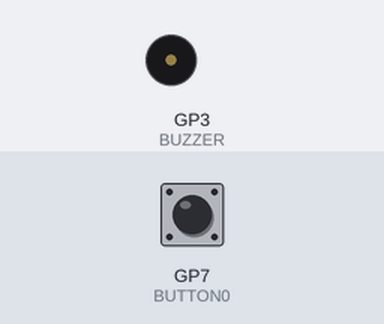
Simulated run of this program. Board: Raspberry Pi Pico. Shown: buzzer (waves = sounding). The test bench sets the inputs (shaded band); at power-on: GP7 (BUTTON0) HIGH.

Above: at 1.2 s.
1.3 s: GP7 (BUTTON0) pulled LOW for 3.2 s
At 1.6 s:
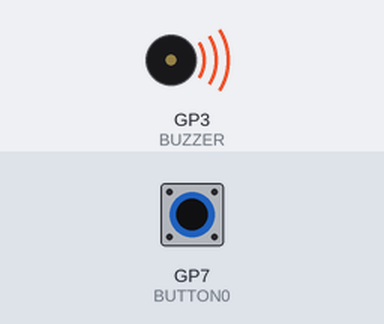
6.0 s: GP7 (BUTTON0) pulled LOW for 0.15 s
At 7.3 s:
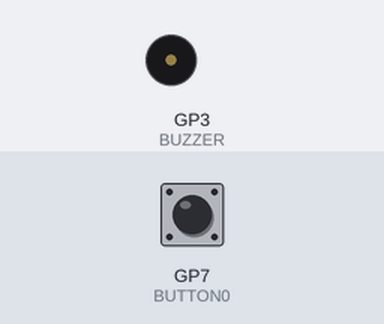
7.8 s: GP7 (BUTTON0) pulled LOW for 1 s
At 9.0 s:
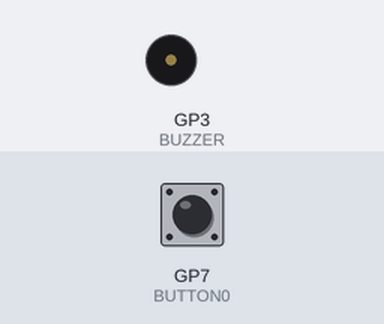
Timing chart, 0 to 16.3 s (numbered marks = the images above; inputs shaded):
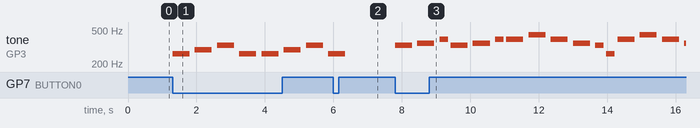

Measured:
- after the input at 1.3 s, tone on GP3 (BUZZER): plays 262 Hz for 0.50 s, 294 Hz for 0.50 s, 330 Hz for 0.50 s, 262 Hz for 0.50 s, 262 Hz for 0.50 s, 294 Hz for 0.50 s … (8 notes in this stretch), starting at once
- after the input at 6.0 s, tone on GP3 (BUZZER): goes on until 6.4 s, then stays silent
- after the input at 7.8 s, tone on GP3 (BUZZER): plays 330 Hz for 0.50 s, 349 Hz for 0.50 s, 392 Hz for 0.25 s, 330 Hz for 0.50 s, 349 Hz for 0.50 s, 392 Hz for 0.25 s … (16 notes in this stretch), starting at once

The program:

main.cpp
```cpp
#include <Arduino.h>
#include "pitches.h"

const int BUZZER = 3;
const int BUTTON0 = 7;

void button0Interrupt();

int melody[] =
{
    NOTE_C4, NOTE_D4, NOTE_E4, NOTE_C4,
    NOTE_C4, NOTE_D4, NOTE_E4, NOTE_C4,
    NOTE_E4, NOTE_F4, NOTE_G4,
    NOTE_E4, NOTE_F4, NOTE_G4,
    NOTE_G4, NOTE_A4, NOTE_G4, NOTE_F4,
    NOTE_E4, NOTE_C4,
    NOTE_G4, NOTE_A4, NOTE_G4, NOTE_F4,
    NOTE_E4, NOTE_C4,
    NOTE_D4, NOTE_G3,
    NOTE_C4, 0,
    NOTE_D4, NOTE_G3,
    NOTE_C4, 0
};

int noteDurations[] =
{
    2, 2, 2, 2,
    2, 2, 2, 2,
    2, 2, 4,
    2, 2, 4,
    2, 2, 2, 2,
    4, 4,
    2, 2, 2, 2,
    4, 4,
    4, 4,
    4, 4,
    4, 4,
    4, 4
};

int flag = 0;
int thisNote = 0;

void setup()
{
  pinMode(BUTTON0, INPUT_PULLUP);
  attachInterrupt(BUTTON0, button0Interrupt, FALLING);
}

void loop()
{
  for(; thisNote < 34 && flag == 1; thisNote++)
  {
    int noteDuration = 1000 / noteDurations[thisNote];
    tone(BUZZER, melody[thisNote], noteDuration);
    int pauseBetweenNotes = noteDuration * 1.30;
    delay(pauseBetweenNotes);
    noTone(BUZZER);
  }
  if(thisNote == 34)
  {
    thisNote = 0;
  }
}

void button0Interrupt()
{
  if(flag == 0)
    flag = 1;
  else
    flag = 0;
}
```

pitches.h
```cpp
#define NOTE_B0  31
#define NOTE_C1  33
#define NOTE_CS1 35
#define NOTE_D1  37
#define NOTE_DS1 39
#define NOTE_E1  41
#define NOTE_F1  44
#define NOTE_FS1 46
#define NOTE_G1  49
#define NOTE_GS1 52
#define NOTE_A1  55
#define NOTE_AS1 58
#define NOTE_B1  62
#define NOTE_C2  65
#define NOTE_CS2 69
#define NOTE_D2  73
#define NOTE_DS2 78
#define NOTE_E2  82
#define NOTE_F2  87
#define NOTE_FS2 93
#define NOTE_G2  98
#define NOTE_GS2 104
#define NOTE_A2  110
#define NOTE_AS2 117
#define NOTE_B2  123
#define NOTE_C3  131
#define NOTE_CS3 139
#define NOTE_D3  147
#define NOTE_DS3 156
#define NOTE_E3  165
#define NOTE_F3  175
#define NOTE_FS3 185
#define NOTE_G3  196
#define NOTE_GS3 208
#define NOTE_A3  220
#define NOTE_AS3 233
#define NOTE_B3  247
#define NOTE_C4  262
#define NOTE_CS4 277
#define NOTE_D4  294
#define NOTE_DS4 311
#define NOTE_E4  330
#define NOTE_F4  349
#define NOTE_FS4 370
#define NOTE_G4  392
#define NOTE_GS4 415
#define NOTE_A4  440
#define NOTE_AS4 466
#define NOTE_B4  494
#define NOTE_C5  523
#define NOTE_CS5 554
#define NOTE_D5  587
#define NOTE_DS5 622
#define NOTE_E5  659
#define NOTE_F5  698
#define NOTE_FS5 740
#define NOTE_G5  784
#define NOTE_GS5 831
#define NOTE_A5  880
#define NOTE_AS5 932
#define NOTE_B5  988
#define NOTE_C6  1047
#define NOTE_CS6 1109
#define NOTE_D6  1175
#define NOTE_DS6 1245
#define NOTE_E6  1319
#define NOTE_F6  1397
#define NOTE_FS6 1480
#define NOTE_G6  1568
#define NOTE_GS6 1661
#define NOTE_A6  1760
#define NOTE_AS6 1865
#define NOTE_B6  1976
#define NOTE_C7  2093
#define NOTE_CS7 2217
#define NOTE_D7  2349
#define NOTE_DS7 2489
#define NOTE_E7  2637
#define NOTE_F7  2794
#define NOTE_FS7 2960
#define NOTE_G7  3136
#define NOTE_GS7 3322
#define NOTE_A7  3520
#define NOTE_AS7 3729
#define NOTE_B7  3951
#define NOTE_C8  4186
#define NOTE_CS8 4435
#define NOTE_D8  4699
#define NOTE_DS8 4978
```
